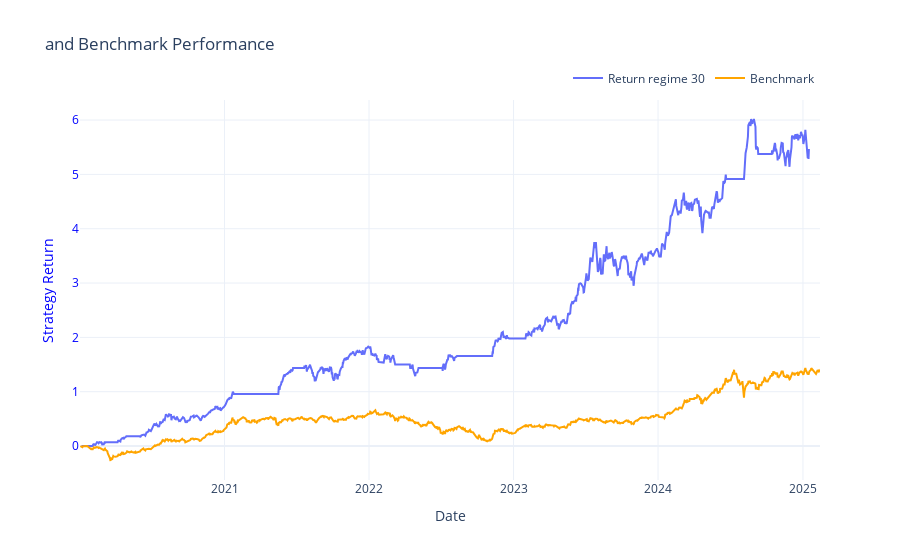

The code cell stored with this chart in its notebook:
### Code cell
def pct_change_filtered_using_market_bullbear(holding_pct):
    def get_market_bullbear():
        symbol = "^TWII"
        data = yf.download(symbol, start='2019-01-01', rounding=2, progress=False)

        # params
        tajm = 242
        alpha = 2 / (tajm + 1)
        dip_range = -0.08
        dip_ready_for_buying_the_dip = False
        trading_days_list = list(data.index)
        adding_extreme = 0
        extreme_last_for_days = 25
        extreme_counter = extreme_last_for_days+1

        adding_signal = 0
        signal_threshold = 2
        current_number_of_signal = 0
        signal_last_for_days = 20
        signal_counter = signal_last_for_days+1
        signal_dict = {}
        signal = 1
        short_signal = 0
        for index, da in enumerate(trading_days_list):
            # preprocess
            if index < tajm: continue
            if da.strftime("%Y-%m-%d") == '2020-09-24': 
                
                signal_dict[da] = 1; continue;
            df_day = data[:da].iloc[:, :].copy()



            df_day['pct'] = df_day['Close'].pct_change()
            # df_day['pct'] = (df_day['High']/df_day['Low'])/df_day['Low']
            df_day['power'] = np.power(df_day.pct, 5)
            df_day["power_ema"] = df_day["power"].ewm(alpha=alpha, adjust=False).mean()
            df_day['power_ema_shift1'] = df_day.power_ema.shift(1)
            
            df_day['diff_5d'] = df_day.pct.rolling(5).sum()
            df_day['diff_5d_diff'] = df_day['diff_5d'].diff()
            df_day['signal'] = np.where(
                (df_day["power_ema"] > df_day["power_ema_shift1"] * 1.01) | 
                (df_day["power_ema"] > 0), 
                1, 
                -1
            )
            df_day_last = df_day.tail(1)
            # dominating rule: {extreme_counter} > {extreme_last_for_days}
            if extreme_counter < extreme_last_for_days:
                extreme_counter += 1; 
                signal_dict[da] = signal
                continue;
            elif extreme_counter == extreme_last_for_days: 
                extreme_counter+=1; signal = 1;
            
            # extreme condition: 
            # buy the dip and last for {extreme_last_for_days} days
            if not dip_ready_for_buying_the_dip and df_day_last.diff_5d.values < dip_range:
                dip_ready_for_buying_the_dip = True;
            if dip_ready_for_buying_the_dip and df_day.diff_5d_diff.values[-1] > 0:
                signal = 1 + adding_extreme;
                extreme_counter = 0;
                dip_ready_for_buying_the_dip = False
                signal_dict[da] = signal
                
                continue;
            
            if signal_counter < signal_last_for_days: 
                signal_counter += 1;
                signal_dict[da] = short_signal
                if df_day_last.signal.values == -1: signal_counter = 0;

                continue;
            elif signal_counter == signal_last_for_days: 
                signal_counter += 1;
                signal = 1;
                current_number_of_signal = 0
                
            if df_day_last.signal.values == -1:
                signal = 1 + adding_signal; 
                current_number_of_signal += 1;
            if current_number_of_signal >= signal_threshold: 
                current_number_of_signal = 1
                signal = short_signal;
                signal_counter = 0;

            signal_dict[da] = signal
        return signal_dict
    signal_dict = get_market_bullbear()
    signal_df = pd.DataFrame([signal_dict]).T
    final = pd.concat([signal_df, holding_pct], axis=1)
    final.columns = ['signal', 'pct']
    final.dropna(inplace=True)
    final['filtered_pct'] = final.apply(lambda row: row['pct'] if row['signal'] == 1.0 else 0, axis=1)
    return final

# by specific period
def easy_breakout(df, top_n=3, regime = 90):
    tdf = df.ffill().fillna(0)
    
    pct_change = tdf.pct_change()
    pct_change[(pct_change > 0.1) | (pct_change < -0.1)] = 0 
   
    holdings = []
    cumulative_returns = pd.DataFrame(index=tdf.index)  

    for i in range(1, len(tdf)):
        cumulative_returns = cumulative_returns.shift(1).fillna(0) + pct_change
        best_stocks = cumulative_returns.iloc[i].nlargest(top_n).index 
        holdings.append(list(best_stocks)) 
    
    i = 20
    pct_change = pct_change.shift(i)
    pct_change['Best_Holding'] = [None] + holdings
    holds = ""
    holdings_dict = {}
    
    for index, row in pct_change[['Best_Holding']].iterrows():
        if row['Best_Holding'] == None: continue
        current_holdings = set(row['Best_Holding']) 
        if holds != current_holdings:
            holdings_dict[index] = current_holdings 
            holds = current_holdings
            
    prev = None
    new_holding_dict = {}
    for index, holdings in holdings_dict.items():
        if not prev: new_holding_dict[index] = holdings; prev = index; continue;
        if (index - prev).days > regime: new_holding_dict[index] = holdings; prev = index;
        if index == list(holdings_dict.keys())[-1]: new_holding_dict[index] = holdings
    def from_holdings_dict_to_cumsum_return(new_holding_dict):
        prev = ""
        list_cumsum = []
        for index, (date, holdings) in enumerate(new_holding_dict.items()):
            if index == 0: prev = date; continue;
            cur = pivoted_df[list(holdings)].loc[prev:date]
            cur_nplog = np.log(cur / cur.shift(1)).fillna(0).iloc[1:, :]
            list_cumsum.append(cur_nplog.mean(axis=1))
            prev = date
        return list_cumsum
    print(new_holding_dict)
    list_cumsum = from_holdings_dict_to_cumsum_return(new_holding_dict=new_holding_dict)
    return new_holding_dict, pd.concat(list_cumsum)


fig = go.Figure()
for i in tqdm(range(30, 39, 10)):
    holdings_dict, holding_pct = easy_breakout(pivoted_df, 3, i)
    holding_pct_filtered = pct_change_filtered_using_market_bullbear(holding_pct=holding_pct)
    final = ((1 + holding_pct_filtered['filtered_pct']).cumprod() - 1)


    fig.add_trace(go.Scatter(
        x=final.index,
        y=final.values,
        mode="lines",
        yaxis="y1",
        name="Return regime {}".format(i)
    ))

beck = yf.download("0050.TW", start='2020-01-01', progress=False, rounding=2)[['Adj Close']]
beck = (1 + beck.loc[:].pct_change()).cumprod() - 1
beck.columns = ['pct_change']
fig.add_trace(go.Scatter(
    x=beck.index,
    y=beck["pct_change"],
    name="Benchmark",
    mode="lines",
    line=dict(color="orange"),
    yaxis="y1"
))

fig.update_layout(
    title="and Benchmark Performance",
    xaxis=dict(title="Date"),
    yaxis=dict(
        title="Strategy Return",
        titlefont=dict(color="blue"),
        tickfont=dict(color="blue"),
    ),
    yaxis2=dict(
        title="Benchmark",
        titlefont=dict(color="orange"),
        tickfont=dict(color="orange"),
        overlaying="y", 
        side="right" 
    ),
    legend=dict(orientation="h", yanchor="bottom", y=1.02, xanchor="right", x=1),
    template="plotly_white"
)

fig.show()

### Figure 1 — Plotly figure (JSON) as saved in the notebook; plotly's stock layout.template omitted (floating-point values rounded to 4 significant figures; data arrays with more than 128 entries replaced by an {"elided": "..."} marker saying what was removed)
{"data": [{"mode": "lines", "name": "Return regime 30", "type": "scatter", "x": {"elided": "1224 str values"}, "y": {"elided": "1224 float values"}, "yaxis": "y"}, {"line": {"color": "orange"}, "mode": "lines", "name": "Benchmark", "type": "scatter", "x": {"elided": "1239 str values"}, "y": {"elided": "1239 float values"}, "yaxis": "y"}], "layout": {"legend": {"orientation": "h", "x": 1, "xanchor": "right", "y": 1.02, "yanchor": "bottom"}, "title": {"text": "and Benchmark Performance"}, "xaxis": {"title": {"text": "Date"}}, "yaxis": {"tickfont": {"color": "blue"}, "title": {"font": {"color": "blue"}, "text": "Strategy Return"}}, "yaxis2": {"overlaying": "y", "side": "right", "tickfont": {"color": "orange"}, "title": {"font": {"color": "orange"}, "text": "Benchmark"}}}}
